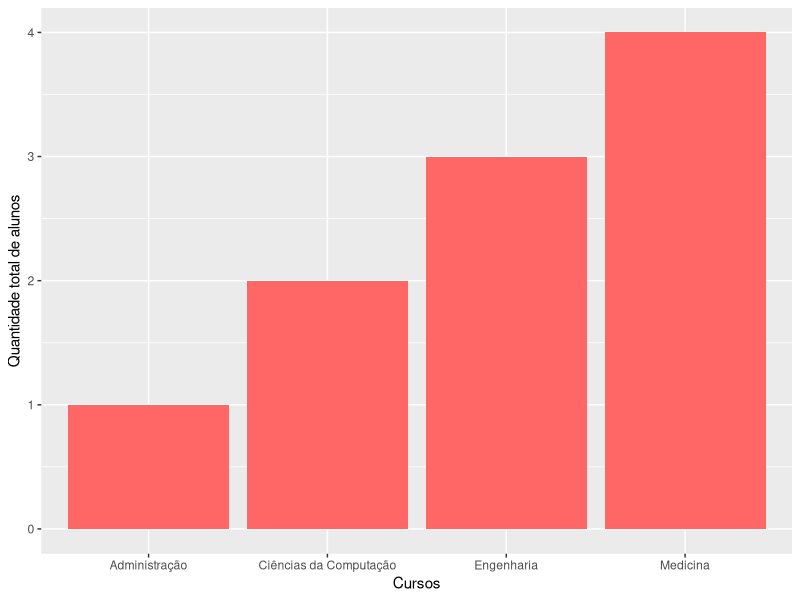
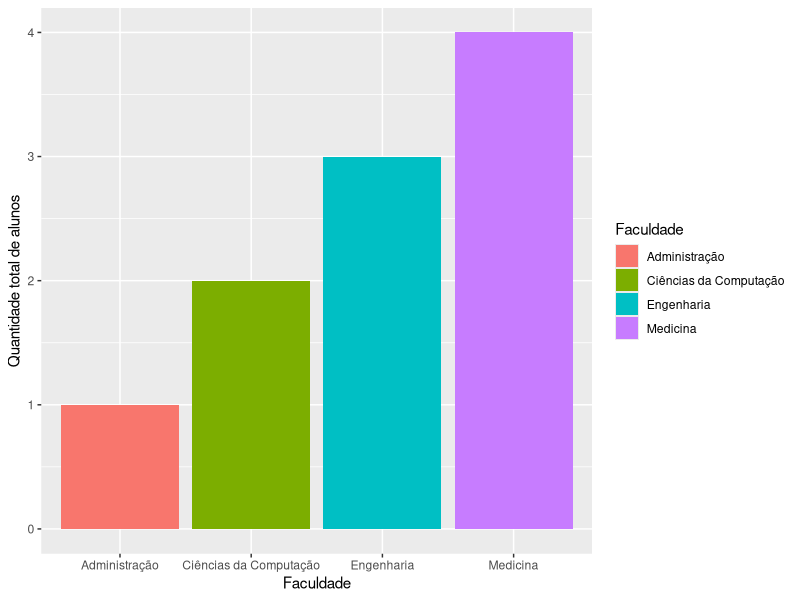
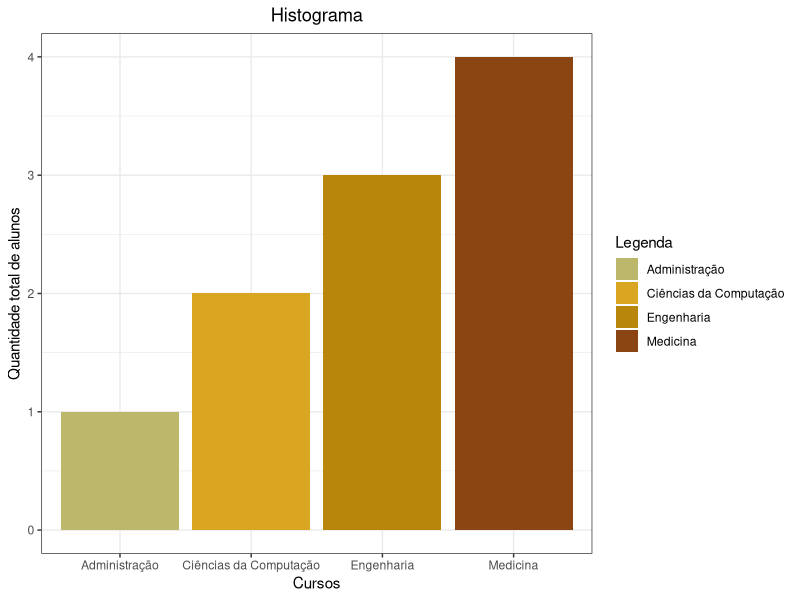
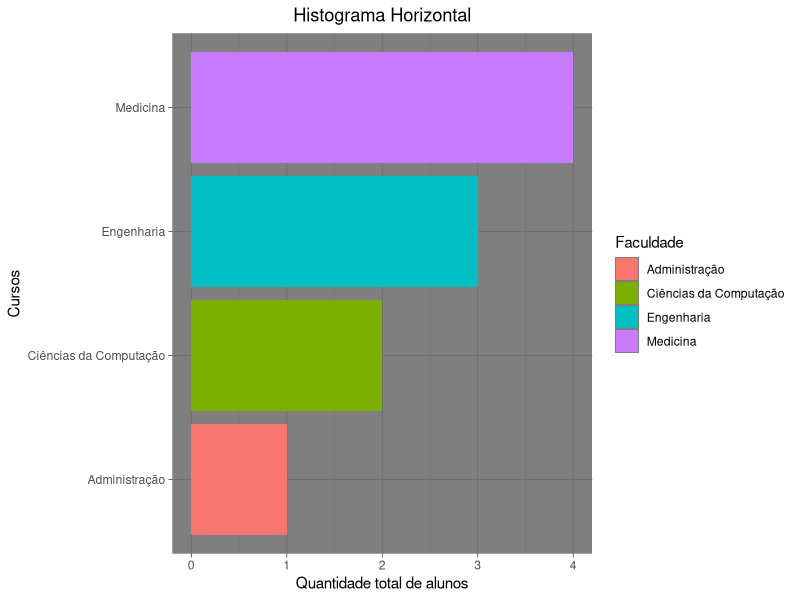
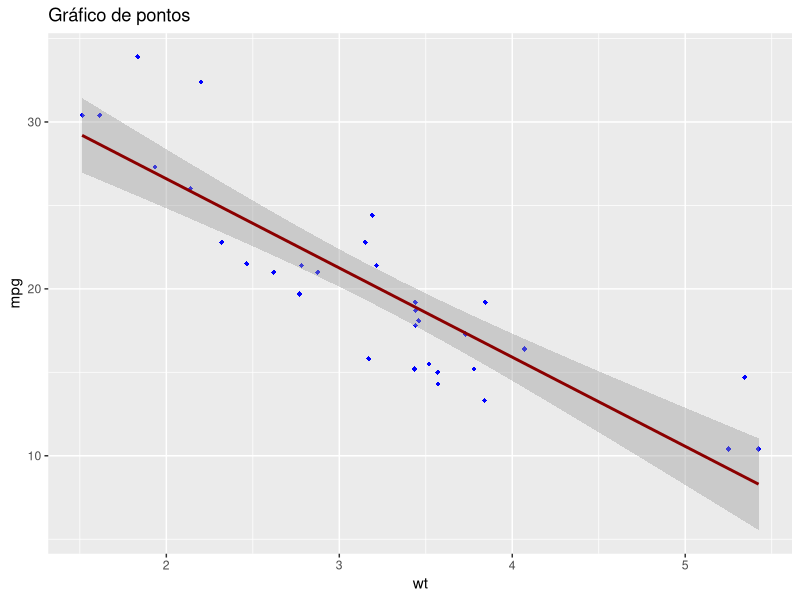

Reproduce these figures in R, in order.
# instalando a biblioteca GGPLOT 2 e tidyverse #
install.packages("ggplot2")
install.packages("tidyverse")

# https://www.r-graph-gallery.com/ggplot2-package.html #

# Carregando os pacotes para o ambiente R #
library(ggplot2)
library(tidyverse)
library(car)

# Criando um dataframe com informações de alunos #
alunos <- data.frame(
  "Nome" = c("Alice", "Bob", "Charlie", "Diana", "Eva", "Fernanda", "Gabriel", "Helen", "Ian", "Julia"),
  "Idade" = c(20, 22, 21, 23, 19, 24, 20, 22, 21, 23),
  "Qtd_Livros" = c(10, 5, 8, 12, 6, 15, 9, 7, 11, 13),
  "Faculdade" = c("Engenharia", "Ciências da Computação", "Medicina", "Medicina", "Administração",
                  "Engenharia", "Engenharia", "Medicina", "Medicina", "Ciências da Computação")
)

#########
# Histograma - Mesma cor #
ggplot(alunos, aes(x = Faculdade))+
  geom_bar(stat = "count", fill = "#ff6666")+
  xlab("Cursos")+
  ylab("Quantidade total de alunos")

#########
# Histograma com cores para cada classe (automático) #
ggplot(alunos, aes(x = Faculdade, fill = Faculdade)) +
  geom_bar(stat = "count") + 
  xlab("Faculdade") + 
  ylab("Quantidade total de alunos") #+ guides(fill=FALSE)


#########
# Histograma com cores para cada classe (manual) #
ggplot(alunos, aes(x = Faculdade, fill = Faculdade)) +
  geom_bar(stat = "count") + 
  xlab("Cursos") + 
  ylab("Quantidade total de alunos") +
  scale_fill_manual("Legenda", values = c("Administração" = "#BDB76B", "Ciências da Computação" = "#DAA520", "Engenharia" = "#B8860B", "Medicina" = "#8B4513")) +
  labs(title = "Histograma") + 
  theme_bw() + 
  theme(plot.title = element_text(hjust = 0.5))

#########
# Histograma Horizontal
ggplot(data = alunos, aes(x = Faculdade, fill = Faculdade)) +
  geom_bar(stat = "count") + 
  coord_flip() +
  xlab("Cursos") +
  ylab("Quantidade total de alunos") +
  ggtitle("Histograma Horizontal") +
  theme_dark() + 
  theme(plot.title = element_text(hjust = 0.5))

#########
# Criando um Data Frame com dados de cilindros de carros #
mtcars$cyl <- as.factor(mtcars$cyl)
# Gráfico de pontos com regressão $ #
ggplot(mtcars, aes(x=wt, y=mpg)) +
  geom_point(shape = 18, color = "blue") +
  geom_smooth(method = lm, color = "darkred") +
  labs(title = "Gráfico de pontos")
